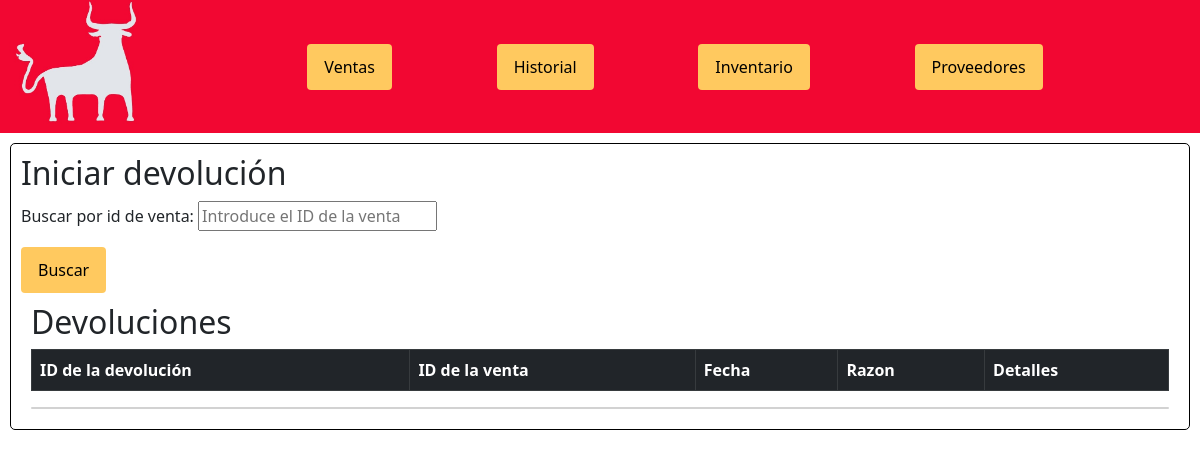
The page /devoluciones/ (signed in) on the database as committed earlier.
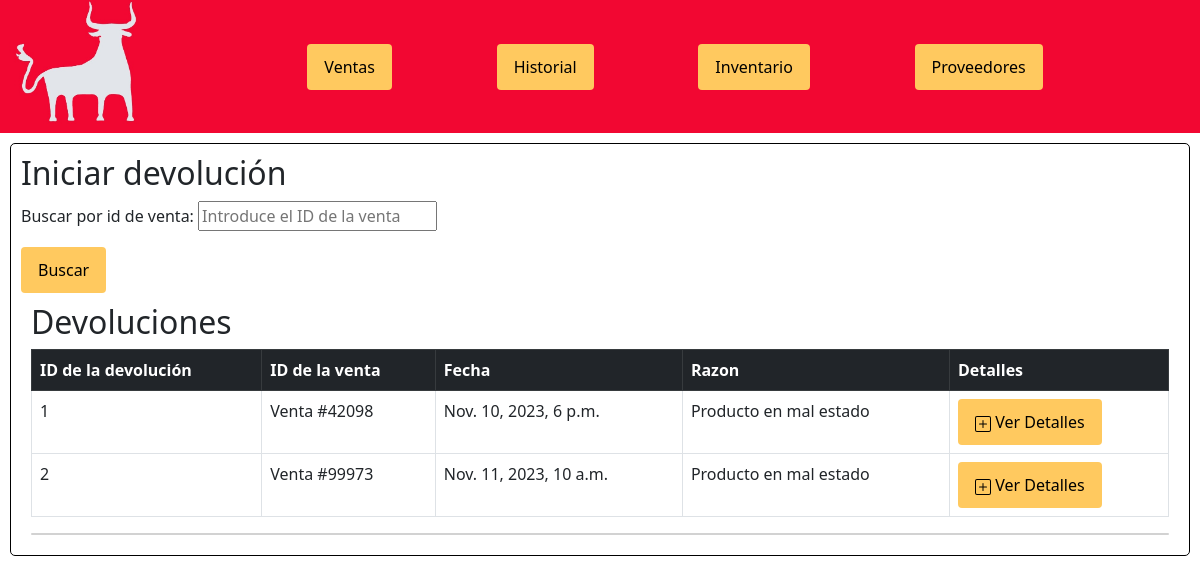
The same page on the database as committed later.
### myapp/models.py (models this page shows, shortened)
class Devolucion(models.Model):
    id_devolucion = models.AutoField(primary_key=True)
    venta = models.ForeignKey(Venta, on_delete=models.CASCADE)
    producto = models.ForeignKey(ProductoVenta, on_delete=models.CASCADE)
    RAZONES = (
        ('Producto en mal estado', 'Producto en mal estado'),
        ('exceso de grasa', 'Exceso de grasa'),
        ('producto equivocado', 'Producto equivocado'),
        ('otro', 'Otro'),
    )
    razon = models.CharField(max_length=35, choices=RAZONES, default='otro')
    fecha = models.DateTimeField(default=timezone.now)
    comentarios = models.CharField(max_length=50)
    total = models.DecimalField(max_digits=10, decimal_places=2, blank=True, null=True)

class Venta(models.Model):
    id_venta = models.AutoField(primary_key=True, default=generar_id_venta)
    fecha = models.DateTimeField(auto_now_add=True)
    total = models.DecimalField(max_digits=10, decimal_places=2, blank=True, null=True)
    abierta = models.BooleanField(default=True)
    METODOS_DE_PAGO = (
        ('efectivo', 'Efectivo'),
    ('tarjeta', 'Tarjeta'),
    ('transferencia', 'Transferencia'),
)
    metodo_de_pago = models.CharField(max_length=15, choices=METODOS_DE_PAGO, default='efectivo')
    def __str__(self):
        return f"Venta #{self.id_venta}"

### myapp/views.py (the view)
# urls.py: path('devoluciones/', views.devoluciones , name='devoluciones'),
@login_required
def devoluciones(request):
    devoluciones_list = Devolucion.objects.all()
    for devolucion in devoluciones_list:
        devolucion.productos_devueltos = ProductoVenta.objects.filter(devolucion=devolucion)
    ventas_list = Venta.objects.all()
    productos_list = Producto.objects.all()
    form = BuscarVentaForm(request.GET or None)
    if request.method == 'POST':
        form = BuscarVentaForm(request.POST)
        if form.is_valid():
            return redirect('/devoluciones')
    form = BuscarVentaForm()
    context = {
        'ventas_list': ventas_list,
        'productos_list': productos_list,
        'form': form,
        'devoluciones_list': devoluciones_list
    }
    return render(request,'devoluciones.html', context)

### myapp/form.py
class BuscarVentaForm(forms.Form):
        model = Venta
        id_venta = forms.IntegerField(
        label='Buscar por id de venta',
        widget=forms.NumberInput(attrs={'placeholder': 'Introduce el ID de la venta'})
    )

### myapp/templates/devoluciones.html (shortened to what this page needs)
{% load static %}
<!DOCTYPE html>
<html lang="es">
 <head>
  <link href="https://cdn.jsdelivr.net/npm/bootstrap@5.3.0/dist/css/bootstrap.min.css" rel="stylesheet"/>
  <link href="{% static 'estilo.css' %}" rel="stylesheet" type="text/css"/>
 </head>
 <body>
  <nav class="navegador">
   <img alt="Logo" src="../static/imagenes/logo puebla 2.0 - copia.jpg" style="width:150px;"/>
   <div class="botones-navegacion">
    <ul class="nav separacion">
     <li class="nav-item">
      <a class="btn btn-primary nav-link" href="/ventas">Ventas</a>
     </li>
     <li class="nav-item">
      <a class="btn btn-primary nav-link" href="/historial">Historial</a>
     </li>
     <li class="nav-item">
      <a class="btn btn-primary nav-link" href="/inventario">Inventario</a>
     </li>
     <li class="nav-item">
      <a class="btn btn-primary nav-link" href="/proveedores">Proveedores</a>
     </li>
    </ul>
   </div>
  </nav>
  <div class="start-dev">
    <h2>Iniciar devolución</h2>
   <form action="{% url 'buscar_ventas' %}" method="get">
    {{ form.as_p }}
    <button class="btn btn-primary" type="submit">Buscar</button>
   </form>
   <div class="devolucion-info">
    <div>
     <h2>Devoluciones</h2>
     <table class="table table-bordered">
      <thead class="table-dark">
       <tr>
          <th>ID de la devolución</th>
        <th>ID de la venta</th>
        <th>Fecha</th>
        <th>Razon</th>
          <th>Detalles</th>
       </tr>
      </thead>
      <tbody>
       {% for Devolucion in devoluciones_list %}
       <tr>
        <td>{{ Devolucion.id_devolucion }}</td>
        <td>{{ Devolucion.venta }}</td>
        <td>{{ Devolucion.fecha }}</td>
        <td>{{ Devolucion.razon }}</td>
        <td> <button id="mostrarFormulario-{{Devolucion.id_devolucion}}" class="btn btn-primary nav-link toggleButton">  Ver Detalles</button></td>
  </tr>
  </div>
{% endfor %}
    </tbody>
   </table>
  </div>
  <div class="card">
</div>
 </body>
</html>

Rows that differ between the two databases and show on the page:
added Devolucion: id_devolucion "1", venta "Venta #42098", fecha "Nov. 10, 2023, 6 p.m.", razon "Producto en mal estado"
added Devolucion: id_devolucion "2", venta "Venta #99973", fecha "Nov. 11, 2023, 10 a.m.", razon "Producto en mal estado"
